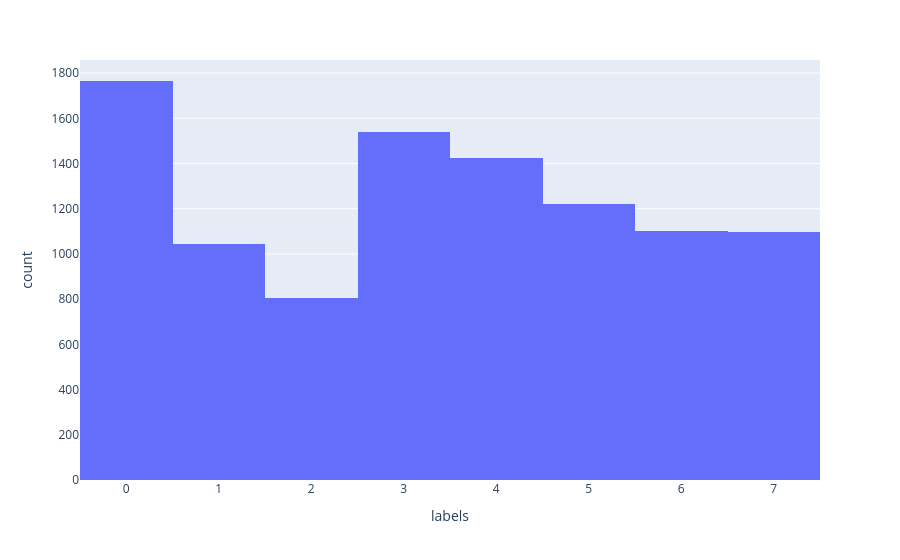

The code cell stored with this chart in its notebook:
### Markdown cell above
What is the distribution of our labels? How many songs do we have in each cluster?

### Code cell
spotify_numeric['labels'] = labels_simple

px.histogram(spotify_numeric, x='labels')

### Figure 1 — Plotly figure (JSON) as saved in the notebook; plotly's stock layout.template omitted (floating-point values rounded to 4 significant figures; data arrays with more than 128 entries replaced by an {"elided": "..."} marker saying what was removed)
{"data": [{"bingroup": "x", "hovertemplate": "labels=%{x}<br>count=%{y}<extra></extra>", "legendgroup": "", "marker": {"color": "#636efa", "pattern": {"shape": ""}}, "name": "", "orientation": "v", "showlegend": false, "type": "histogram", "x": {"elided": "10000 int values"}, "xaxis": "x", "yaxis": "y"}], "layout": {"barmode": "relative", "legend": {"tracegroupgap": 0}, "margin": {"t": 60}, "xaxis": {"anchor": "y", "domain": [0, 1], "title": {"text": "labels"}}, "yaxis": {"anchor": "x", "domain": [0, 1], "title": {"text": "count"}}}}
